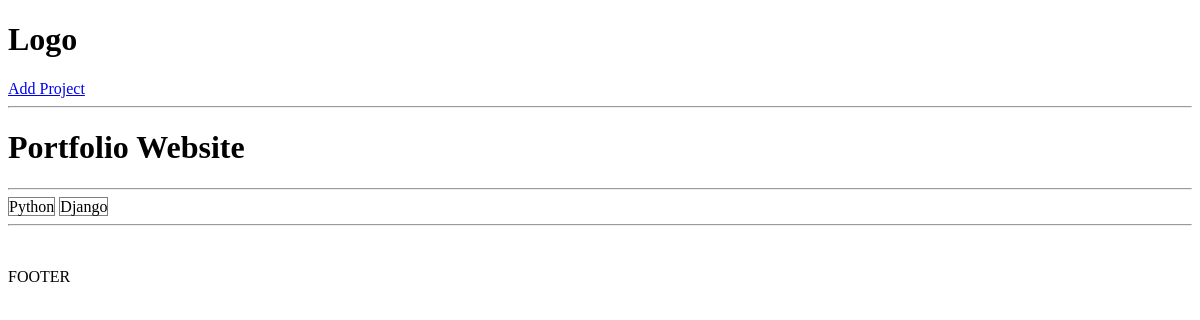
The page /project/559e2a92-0218-43de-9bf7-d2ab5e08e6e1 on the database as committed earlier.
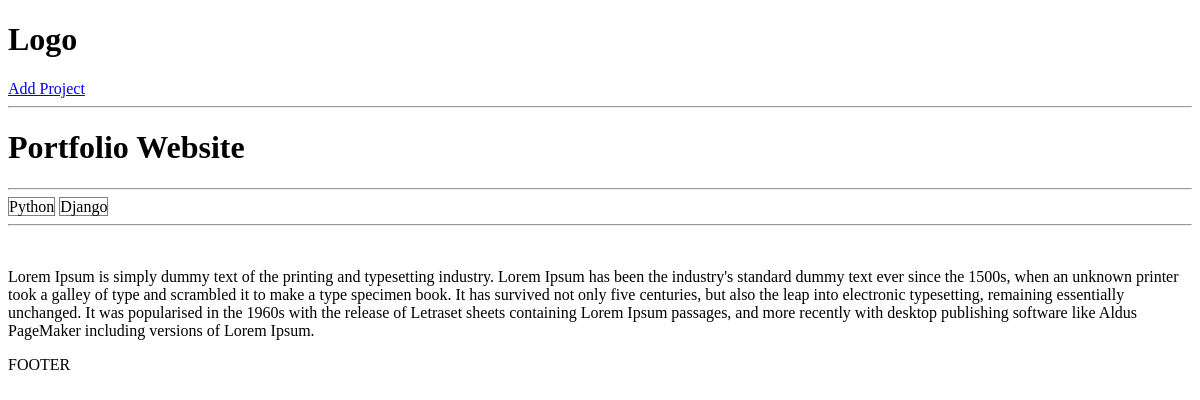
The same page on the database as committed later.
### projects/models.py (models this page shows, shortened)
class Project(models.Model):
    title = models.CharField(max_length=200)
    description = models.TextField(null=True, blank=True)
    demo_link = models.CharField(max_length=2000, null=True, blank=True)
    source_link = models.CharField(max_length=2000, null=True, blank=True)
    tags = models.ManyToManyField('Tag', blank=True)
    vote_total = models.IntegerField(default=0, null=True, blank=True)
    vote_ratio = models.IntegerField(default=0, null=True, blank=True)
    created = models.DateTimeField(auto_now_add=True)
    id = models.UUIDField(default=uuid.uuid4, unique=True,
                          primary_key=True, editable=False)

### projects/views.py (the view)
# urls.py: path('project/<pk>', views.project, name="project"),
def project(request, pk):
    projectObj = Project.objects.get(id=pk)
    return render(request, 'projects/single-project.html', {'project': projectObj, })

### projects/models.py (called while the page is built)
    def __str__(self):
        return self.name

### projects/templates/projects/single-project.html
{% extends 'main.html' %}
{% block content %}
<h1>{{ project.title }}</h1>
<hr>
{% for tag in project.tags.all %}
    <span style="border:1px solid grey">{{ tag }}</span>
{% endfor %}
<hr>
<br>
<p>{{ project.description }}</p>
{% endblock content %}

Rows that differ between the two databases and show on the page:
changed Project "Portfolio Website": description (not shown) → "Lorem Ipsum is simply dummy text of the printing and typesetting industry. Lorem Ipsum has been the industry's standard dummy text ever since the 1500s, when an unknown printer took a galley of type and scrambled it to make a type specimen book. It has survived not only five centuries, but also the leap into electronic typesetting, remaining essentially unchanged. It was popularised in the 1960s with the release of Letraset sheets containing Lorem Ipsum passages, and more recently with desktop publishing software like Aldus PageMaker including versions of Lorem Ipsum."
